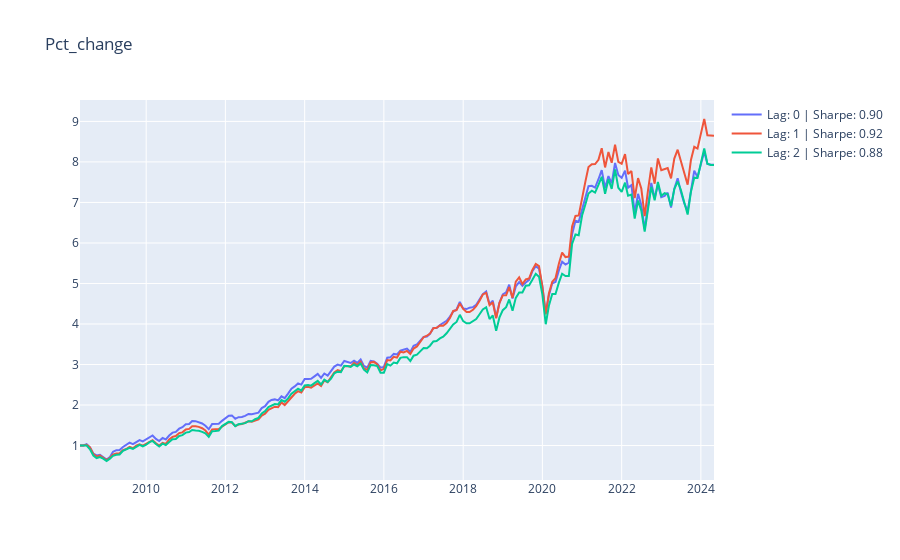

Source (notebook cell):
### Code cell
alpha = df_signal['Close'].pct_change()
alpha_title = 'Pct_change'
analyze_alpha(alpha, df_return, alpha_title, short=0, plot=plot)
features[alpha_title] = alpha_to_positions(alpha)

### Figure 1 — Plotly figure (JSON) as saved in the notebook; plotly's stock layout.template omitted (floating-point values rounded to 4 significant figures; data arrays with more than 128 entries replaced by an {"elided": "..."} marker saying what was removed)
{"data": [{"name": "Lag: 0 | Sharpe: 0.90", "type": "scatter", "x": {"elided": "193 str values"}, "y": {"elided": "193 float values"}}, {"name": "Lag: 1 | Sharpe: 0.92", "type": "scatter", "x": {"elided": "193 str values"}, "y": {"elided": "193 float values"}}, {"name": "Lag: 2 | Sharpe: 0.88", "type": "scatter", "x": {"elided": "193 str values"}, "y": {"elided": "193 float values"}}], "layout": {"title": {"text": "Pct_change"}}}
